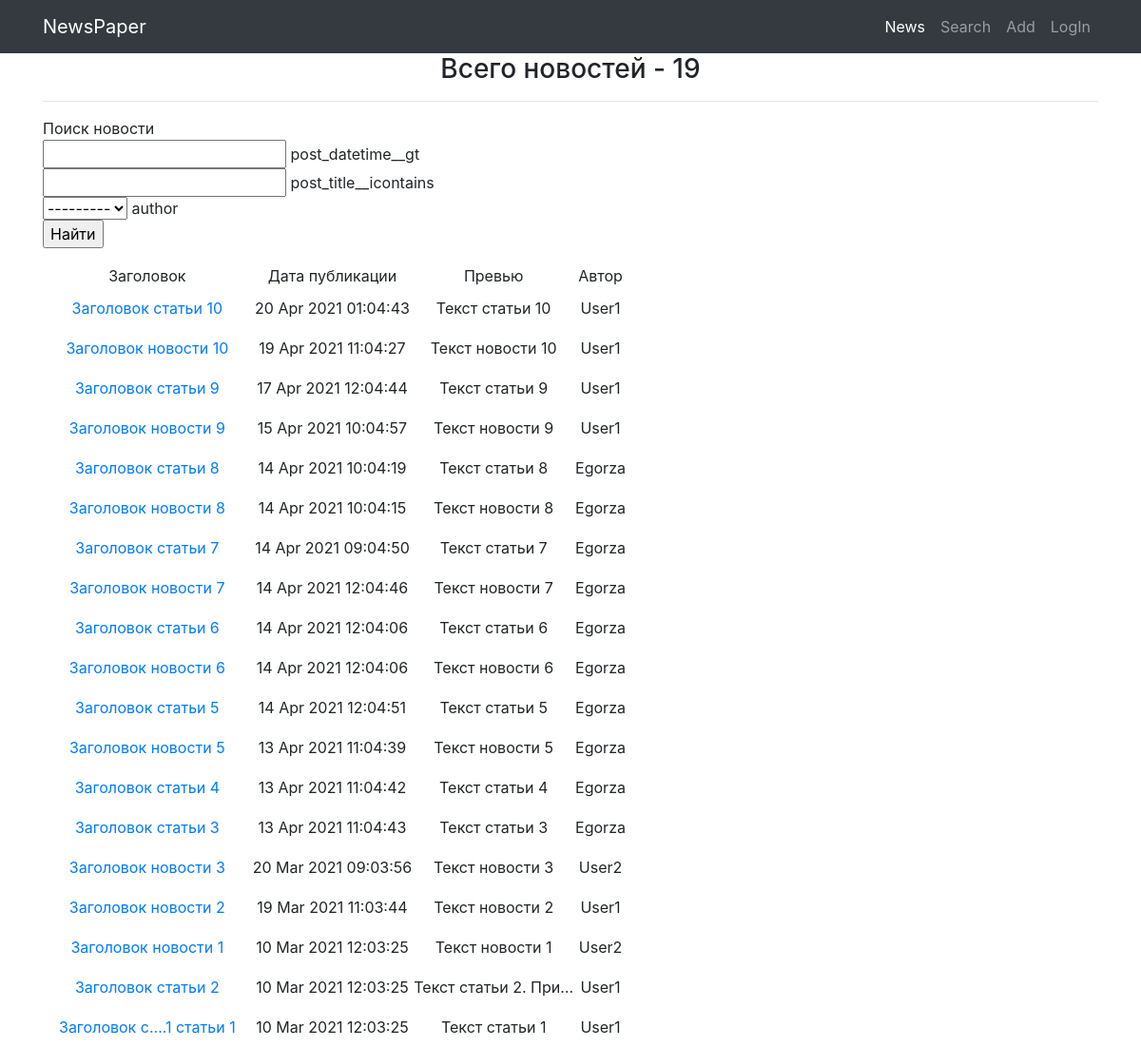
The page /search/ on the database as committed earlier.
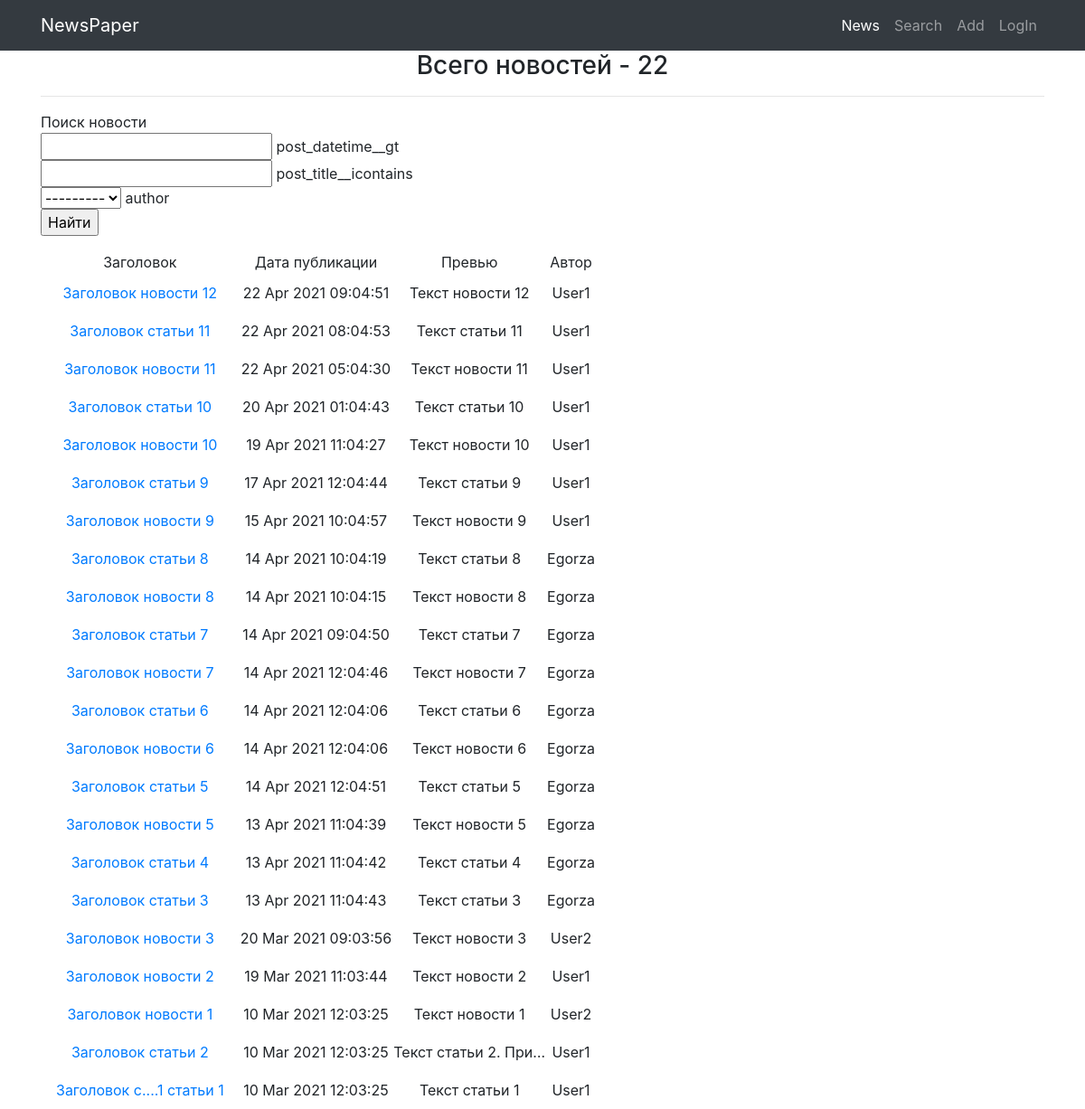
The same page on the database as committed later.
### NewsPaperApp/models.py (models this page shows, shortened)
class Author(models.Model):
    author = models.OneToOneField(User, on_delete=models.CASCADE)
    author_rating = models.IntegerField(default=0)
    def __str__(self):
        return self.author.username

class Post(models.Model):
    news = 'Новость'
    article = 'Статья'
    Posts = [(news, 'Новость'), (article, 'Статья')]
    author = models.ForeignKey(Author, on_delete=models.CASCADE,
                               verbose_name='Автор', blank=True,
                               null=True)
    post_type = models.CharField(max_length=30, choices=Posts,
                                 default='select', verbose_name='Тип')
    post_datetime = models.DateTimeField(auto_now_add=True)
    post_category = models.ManyToManyField(Category, through='PostCategory', verbose_name='Категория')
    post_title = models.CharField(max_length=255, verbose_name='Заголовок')
    post_content = models.TextField(verbose_name='Содержание')
    post_rating = models.IntegerField(default=0)

### NewsPaperApp/views.py (the view)
# urls.py: path('search/', NewsSearch.as_view(), name='news_search'),
class NewsSearch(ListView):
    model = Post
    template_name = 'news_search.html'
    context_object_name = 'news'
    queryset = Post.objects.order_by('-post_datetime')
    def get_context_data(self, **kwargs):  # забираем отфильтрованные объекты переопределяя метод get_context_data у наследуемого класса (привет полиморфизм, мы скучали!!!)
        context = super().get_context_data(**kwargs)
        context['filter'] = PostFilter(self.request.GET, queryset=self.get_queryset())  # вписываем наш фильтр в контекст
        return context

### NewsPaperApp/templatetags/censor.py (called while the page is built)
@register.filter(name='censor')
def censor(value):
    censored_words = ['слово1', 'слово2']
    if isinstance(value, str):
        censored_list = value.split(' ')
        for cl_index, cl_value in enumerate(censored_list):
            for c_word in censored_words:
                if c_word in cl_value.lower():
                    len_dif = len(c_word) - len(cl_value) - 1
                    censored_list[cl_index] = cl_value[0] + '.' * (len(c_word) - 2) + cl_value[len_dif:]
        return ' '.join(censored_list)
    else:
        raise ValueError(f'Фильтр <censor> можно применить только к объекту типа <str>')

### templates/news_search.html (shortened to what this page needs)
{% extends 'flatpages/default.html' %}
{% load censor %}
{% block content %}
    <h3>Всего новостей - {{ news|length }}</h3>
    <hr>
    {% if news %}
        <form method="GET">
            <p style="text-align: left;">
                Поиск новости<br>
                {% for field in filter.form %}
                    {{ field }} {{ field.name }}<br>
                {% endfor %}
                <input type="submit" value="Найти">
            </p>
        </form>
        <table>
            <tr>
                <td>
                    Заголовок
                </td>
                <td>
                    Дата публикации
                </td>
                <td>
                    Превью
                </td>
                <td>
                    Автор
                </td>
            </tr>
        {% for news_id in filter.qs %}
            <tr>
                <td>
                    <a class="nav-link" href="http://127.0.0.1:8000/news/{{ news_id.id }}">{{ news_id.post_title|censor }}</a>
                </td>
                <td>
                    {{ news_id.post_datetime|date:'d M Y h:m:s' }}
                </td>
                <td>
                    {{ news_id.post_content|censor|truncatechars:20 }}
                </td>
                <td>
                    {{ news_id.author.author.username }}
                </td>
            </tr>
        {% endfor %}
        </table>
    {% else %}
        <h2>Новостей нет!</h2>
    {% endif %}
{% endblock content %}

Rows that differ between the two databases and show on the page:
added Post: post_title|censor "Заголовок новости 12", post_datetime "22 Apr 2021 09:04:51", post_content|censor "Текст новости 12", author.author.username "User1"
added Post: post_title|censor "Заголовок статьи 11", post_datetime "22 Apr 2021 08:04:53", post_content|censor "Текст статьи 11", author.author.username "User1"
added Post: post_title|censor "Заголовок новости 11", post_datetime "22 Apr 2021 05:04:30", post_content|censor "Текст новости 11", author.author.username "User1"
Other text that changed with them:
{{ news|length }}: "19" → "22"
